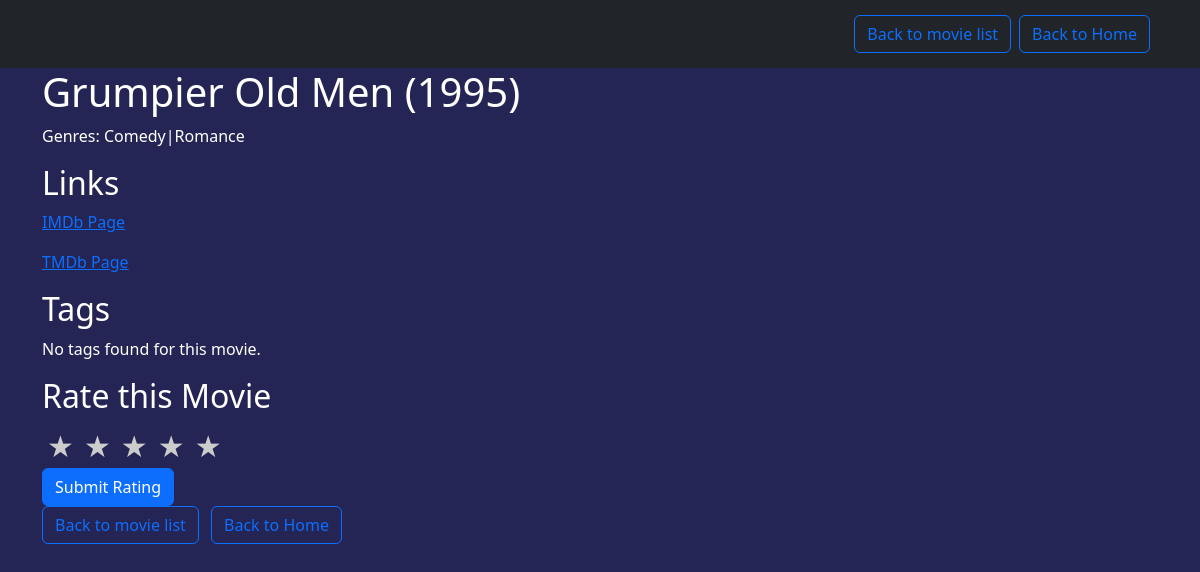
Page /movies/3/ (signed in) on the earlier database version.
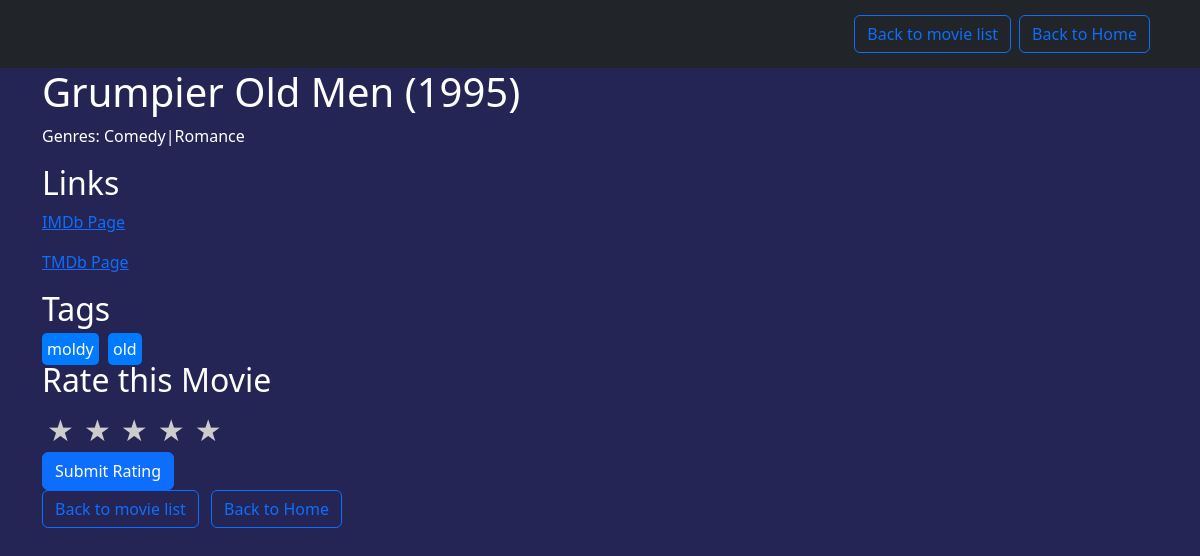
Same page on the later database version.
### recommender/models.py (models this page shows, shortened)
class Movie(models.Model):
    movie_id = models.IntegerField(unique=True)
    title = models.CharField(max_length=255)
    genres = models.CharField(max_length=255)
    average_rating = models.FloatField(default=0.0)

class Link(models.Model):
    movie = models.ForeignKey(Movie, on_delete=models.CASCADE, related_name='links', null=True)
    imdb_id = models.CharField(max_length=15, blank=True, null=True)
    tmdb_id = models.IntegerField(blank=True, null=True)

class Tag(models.Model):
    user_id = models.IntegerField()
    movie = models.ForeignKey(Movie, on_delete=models.CASCADE, related_name='tags', null=True)
    tag = models.TextField()
    timestamp = models.DateTimeField()
    class Meta:
        indexes = [
            models.Index(fields=['user_id', 'movie']),
        ]

### recommender/views.py (the view)
# urls.py: path('movies/<int:movie_id>/', movie_detail, name='movie_detail'),
@login_required
def movie_detail(request, movie_id):
    movie = get_object_or_404(Movie, pk=movie_id)
    links = Link.objects.filter(movie=movie)
    tag_values = Tag.objects.filter(movie=movie).values_list('tag', flat=True).distinct()
    unique_tags = set(tag_values)
    form = RatingForm(request.POST or None)
    if request.method == 'POST' and form.is_valid():
        Rating.objects.update_or_create(
            user_id=request.user.id,
            movie=movie,
            defaults={'rating': form.cleaned_data['rating']}
        )
    return render(request, 'recommender/movie_detail.html', {
        'movie': movie,
        'links': links,
        'tags': unique_tags,
        'form': form
    })

### recommender/templates/recommender/movie_detail.html (shortened to what this page needs)
<!DOCTYPE html>
<html lang="en">
<head>
    <link href="https://cdn.jsdelivr.net/npm/bootstrap@5.3.0/dist/css/bootstrap.min.css" rel="stylesheet">
</head>
<body>
<header class="bg-dark text-white">
    <div class="container">
        <div class="d-flex justify-content-end align-items-center">
            <a href="{% url 'movie_list' %}" class="btn btn-outline-primary me-2">Back to movie list</a>
            <a href="{% url 'home' %}" class="btn btn-outline-primary me-2">Back to Home</a>
        </div>
    </div>
</header>
<main class="container">
    <h1>{{ movie.title }}</h1>
    <p>Genres: {{ movie.genres }}</p>
    <div class="movie-details">
        <h2>Links</h2>
        {% for link in links %}
            {% if link.imdb_id %}
                <p><a href="https://www.imdb.com/title/tt{{ link.imdb_id }}" target="_blank" >IMDb Page</a></p>
            {% endif %}
            {% if link.tmdb_id %}
                <p><a href="https://www.themoviedb.org/movie/{{ link.tmdb_id }}" target="_blank">TMDb Page</a></p>
            {% endif %}
        {% endfor %}
        <h2>Tags</h2>
        <div class="tags">
            {% for tag in tags %}
                <span class="tag">{{ tag }}</span>
            {% empty %}
                <p>No tags found for this movie.</p>
            {% endfor %}
        </div>
    </div>
    {% if user.is_authenticated %}
        <h2>Rate this Movie</h2>
        <form method="post" action="{% url 'movie_detail' movie.id %}">
            <div class="image-container">
                <div class="rating">
                    <label for="star5">★</label>
                    <label for="star4">★</label>
                    <label for="star3">★</label>
                    <label for="star2">★</label>
                    <label for="star1">★</label>
                </div>
            </div>
            <button type="submit" class="btn btn-primary">Submit Rating</button>
        </form>
    {% else %}
        <p><a href="{% url 'login' %}" class="sign-in-link">Log in</a> to rate movies.</p>
    {% endif %}
    <a href="{% url 'movie_list' %}" class="btn btn-outline-primary me-2">Back to movie list</a>
    <a href="{% url 'home' %}" class="btn btn-outline-primary me-2">Back to Home</a>
</main>
</body>
</html>

### recommender/templates/recommender/movie_detail.html (style rules this page uses)
body { font-family: 'Segoe UI', Tahoma, Geneva, Verdana, sans-serif; background-color: #252555; margin: 0; padding: 0; color: #fff; }
header { background-color: #343a40; padding: 15px; text-align: right; }
.image-container { position: relative; }
.rating { display: flex; align-items: center; }
.rating label { cursor: pointer; font-size: 30px; color: #ccc; margin: 0 5px; }
.tags span.tag { background-color: #007bff; color: white; padding: 5px; margin-right: 5px; border-radius: 5px; }

Differences in the rows shown:
added Tag: tag "moldy"
added Tag: tag "old"
Other differences:
text no longer shown: "No tags found for this movie."
